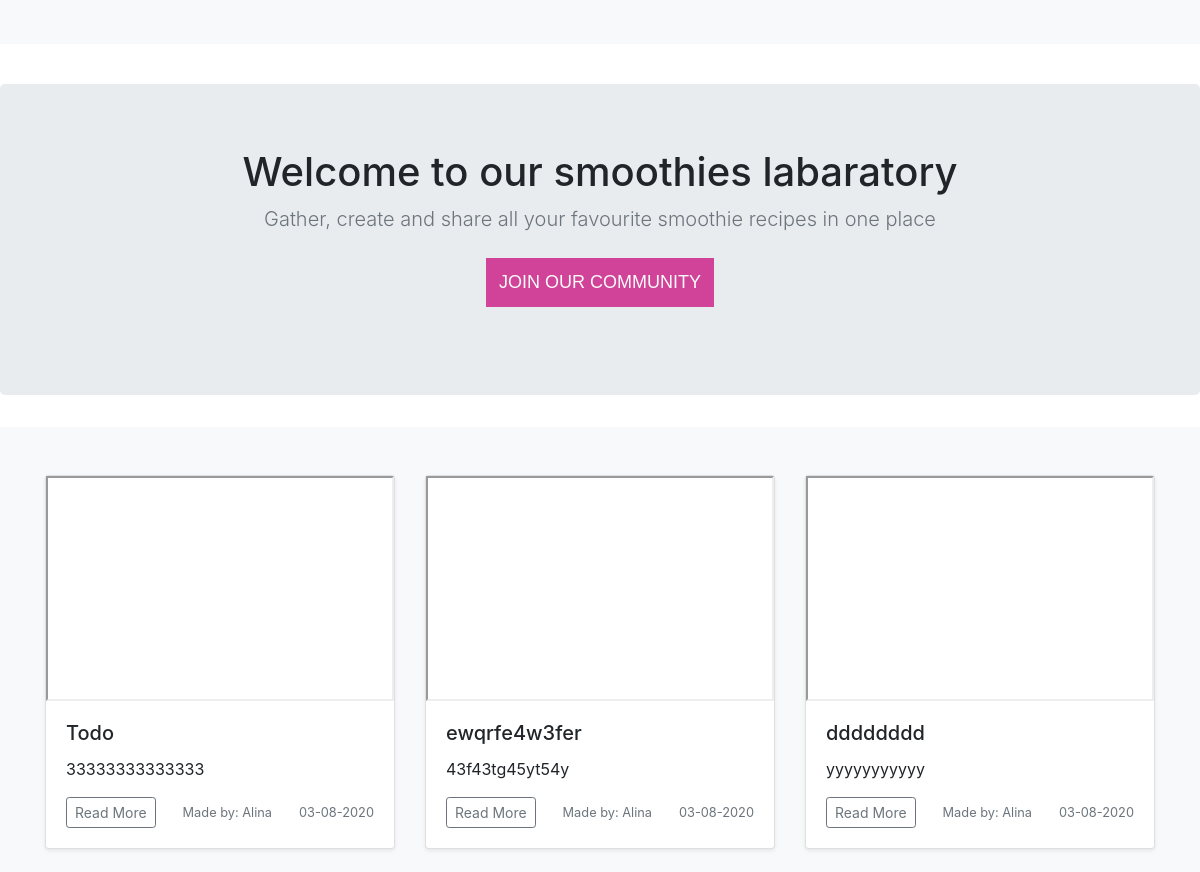
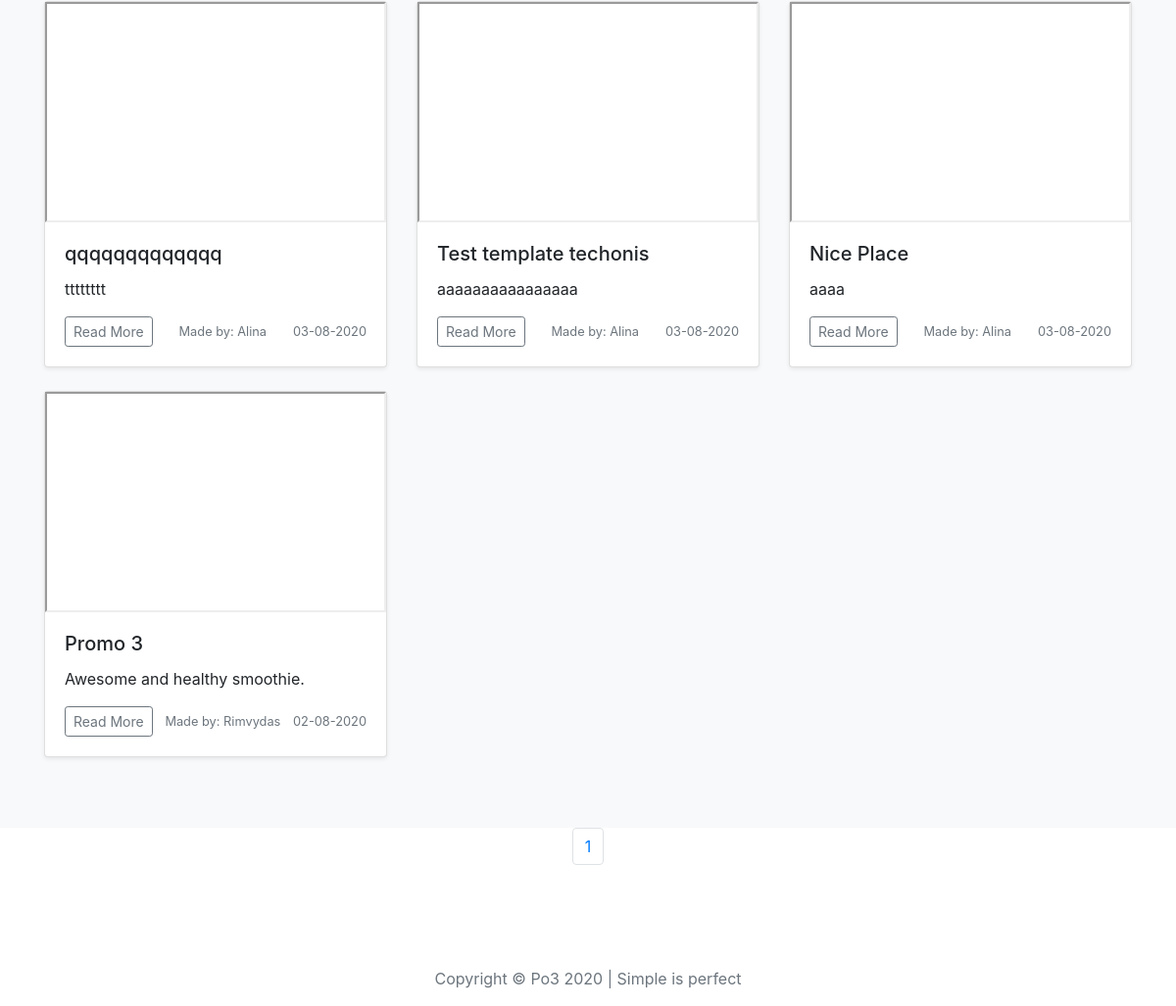
The app's page /all_recipes.html with its own data (2 pictures, top to bottom).
### po3/models.py (models this page shows, shortened)
class Recipe(db.Model):
    users = db.relationship(User)
    id = db.Column(db.Integer,primary_key=True)
    user_id = db.Column(db.Integer,db.ForeignKey('users.id'))
    date = db.Column(db.DateTime,nullable=False,default=datetime.today)
    title = db.Column(db.String(140),nullable=False)
    description = db.Column(db.Text,nullable=False)
    ingriedient1 = db.Column(db.String(16),nullable=False)
    ingriedient2 = db.Column(db.String(16),nullable=False)
    ingriedient3 = db.Column(db.String(16),nullable=False)
    smoothie_video = db.Column(db.String(128),nullable=False)

class User(db.Model,UserMixin):
    __tablename__ = 'users'
    id = db.Column(db.Integer,primary_key=True)
    email = db.Column(db.String(128),unique=True,index=True,nullable=False)
    username = db.Column(db.String(32),nullable=False,unique=True)
    password_hash = db.Column(db.String(128))
    first_name = db.Column(db.String(64),nullable=False)
    last_name = db.Column(db.String(64),nullable=False)
    profile_image = db.Column(db.String(128),default='default.svg')
    short_story = db.Column(db.Text(),default="This is my short story")
    recipes = db.relationship('Recipe',backref='chef',lazy=True)

### po3/core/views.py (the view)
@core.route('/all_recipes.html')
def all_recipes():
    page = request.args.get('page',1,type=int)
    recipe_cards = Recipe.query.order_by(Recipe.date.desc()).paginate(page=page,per_page=9)
    return render_template('all_recipes.html',recipe_cards=recipe_cards)

### po3/templates/all_recipes.html
{% extends 'base.html' %}
{% block content %}
<section class="jumbotron justify-content-center text-center">
    <div class="container">
      <h1>Welcome to our smoothies labaratory</h1>
      <p class="lead text-muted">Gather, create and share all your favourite smoothie recipes in one place</p>
      <p>
        <a href="{{url_for('users.register')}}" class="btn join-btn my-2">JOIN OUR COMMUNITY</a>
      </p>
    </div>
  </section>
  <div class="album py-5 bg-light">
    <div class="container">
      <div class="row">
        {% for recipe in recipe_cards.items %}
        <div class="col-md-4">
          <div class="card mb-4 shadow-sm">
            <iframe width="100%" height="225" src="{{recipe.smoothie_video}}"></iframe>
            <div class="card-body">
              <h5 class="card-title">{{recipe.title}}</h5>
              <p class="card-text">{{recipe.description|truncate(50)}}</p>
              <div class="d-flex justify-content-between align-items-center">
                <div class="btn-group">
                  <button type="button" class="btn btn-sm btn-outline-secondary"><a href="{{url_for('recipe_cards.recipe_card',recipe_card_id=recipe.id)}}">Read More</a></button>
                </div>
                <small class="text-muted">Made by: <a href="{{url_for('users.user_recipes',username=recipe.chef.username)}}">{{recipe.chef.first_name}}</a></small>
                <small class="text-muted">{{recipe.date.strftime('%d-%m-%Y')}}</small>
              </div>
            </div>
          </div>
        </div>
        {% endfor %}
      </div>
    </div>
  </div>
  <section>
      <nav aria-label="Page navigation example" class="d-xl-flex justify-content-center pb-5">
        <ul class="pagination">
        {% for page_number in recipe_cards.iter_pages(left_edge=1, right_edge=1, left_current=1, right_current=2) %}
          {% if recipe_cards.page == page_number %}
          <li class="page-item">
            <a class="page-link" href="{{url_for('core.all_recipes', page=page_number)}}">{{page_number}}</a>
          </li>
          {% else %}
          <li class="page-item">
            <a class="page-link" href="{{url_for('core.all_recipes', page=page_number)}}">{{page_number}}</a>
          </li>
          {% endif %}
        {% endfor %}
        </ul>
      </nav>
  </section>
{% endblock %}

### po3/static/css/style.css (style rules this page uses)
:root { --mainBlack: #242424; --mainBlue: #32B1CD; --mainPink: #D14398; --mainWhite: #FAFAFA; --mainGrey: #3D4849; --mainFont: 'Roboto'; --secondFont: 'Ubuntu'; }
html { height: 100vh; }
.join-btn { background-color: var(--mainPink); border-radius: 0; font-family: Arial, Helvetica, sans-serif; font-style: normal; font-weight: normal; font-size: 18px; line-height: 35px; text-decoration: none; color: var(--mainWhite); }
a, a:hover, a:focus { color: inherit; text-decoration: none; transition: all 0.3s; }

### records on screen
Recipe: title "Todo", description "33333333333333", chef.first_name "Alina", date "03-08-2020"
Recipe: title "ewqrfe4w3fer", description "43f43tg45yt54y", chef.first_name "Alina", date "03-08-2020"
Recipe: title "dddddddd", description "yyyyyyyyyyy", chef.first_name "Alina", date "03-08-2020"
Recipe: title "qqqqqqqqqqqqq", description "tttttttt", chef.first_name "Alina", date "03-08-2020"
Recipe: title "Test template techonis", description "aaaaaaaaaaaaaaaa", chef.first_name "Alina", date "03-08-2020"
Recipe: title "Nice Place", description "aaaa", chef.first_name "Alina", date "03-08-2020"
Recipe: title "Promo 3", description "Awesome and healthy smoothie.", chef.first_name "Rimvydas", date "02-08-2020"

### other values on screen
{{ page_number }} "1"
